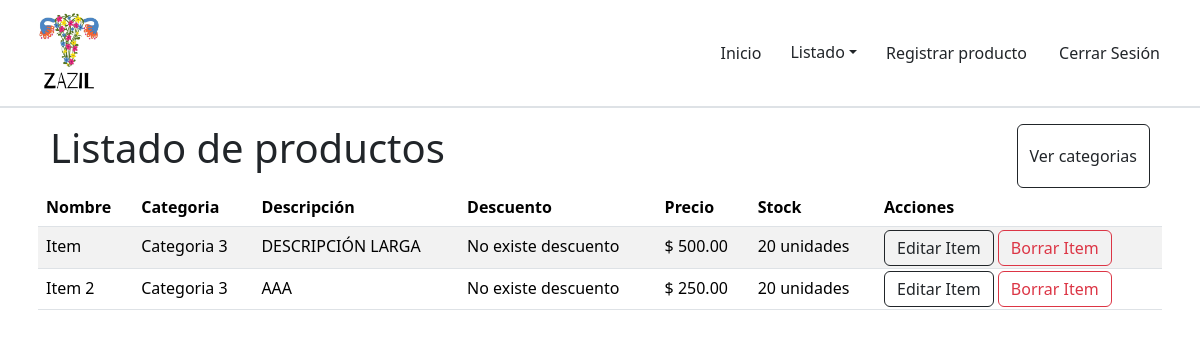
Page /productos/ (signed in) on the earlier database version.
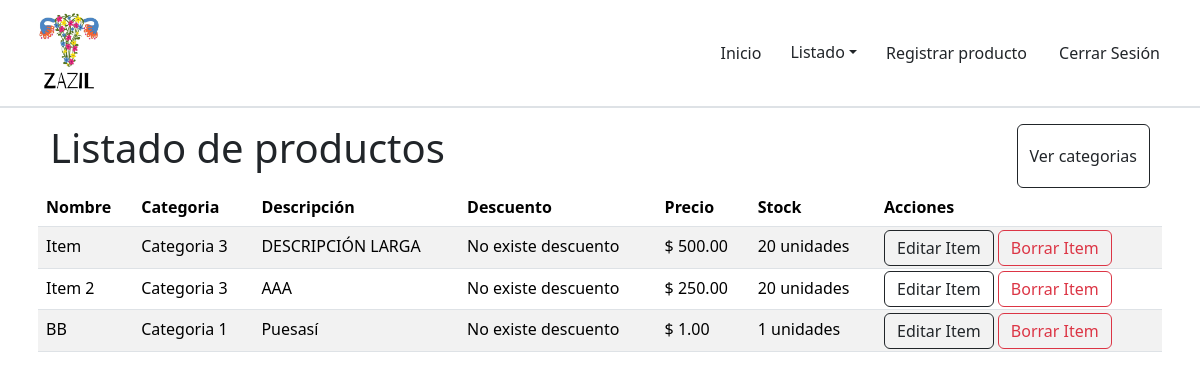
Same page on the later database version.
### base/models.py (models this page shows, shortened)
class Item(models.Model):
    nombre = models.CharField(max_length=255)
    stock = models.IntegerField()
    precio = models.FloatField()
    descuento = models.FloatField(null=True, blank=True)
    descripcion = models.TextField()
    categoria = models.ForeignKey('Categoria', on_delete=models.SET_NULL, null=True)
    imagen = models.ImageField(upload_to="items", null=True, blank=True)

class Categoria(models.Model):
    nombre = models.CharField(max_length=255)
    def __str__(self) -> str:
        return self.nombre

### base/views.py (the view)
# urls.py: path('productos/',views.productosView,name='productos'),
@login_required
def productosView(request):
    items = Item.objects.all()
    context = {
        'items': Item.objects.all(),
        'categorias':Categoria.objects.all()
    }
    return render(request,'productos.html',context)

### base/templates/productos.html (shortened to what this page needs)
{% extends 'base.html' %}
{% block content %}
<div class="container p-2 my-2">
  <div class="container d-flex justify-content-between">
    <p class="display-6">Listado de productos</p>
    <button type="button" data-bs-toggle="modal" data-bs-target="#menuCategoria" id="button-addon2" class="btn btn-outline-dark">Ver categorias</button>
  </div>
  <table class="table table-hover table-striped ">
    <thead>
      <tr>
        <th>Nombre</th>
        <th>Categoria</th>
        <th>Descripción</th>
        <th>Descuento</th>
        <th>Precio</th>
        <th>Stock</th>
        <th>Acciones</th>
      </tr>
    </thead>
    <tbody>
      {% for item in items %}
      <tr>
        <td>{{item.nombre}}</td>
        <td>{{item.categoria}}</td>
        <td>{{item.descripcion}}</td>
        {% if item.descuento %}
        <td>{{item.descuento}}%</td>
        {% else %}
        <td>No existe descuento</td>
        {% endif %}
        <td>$ {{item.precio|floatformat:2}}</td>
        <td>{{item.stock}} unidades</td>
        <td>
          <a href="{% url 'editarItem' item.id %}" style="display: inline;" class="btn btn-outline-dark">Editar Item</a>
          <a href="{% url 'borrarItem' item.id %}" style="display: inline;" class="btn btn-outline-danger">Borrar Item</a>
        </td>
      </tr>
      {% endfor %}
    </tbody>
  </table>
</div>
{% endblock %}

### base/templates/base.html (shortened to what this page needs)
{% load bootstrap5 %}
{% bootstrap_css %}
{% load static %}
<!DOCTYPE html>
<html lang="es">
<head>
</head>
<body>
    <nav class="navbar p-2 ps-4 pe-4 sticky-top border-bottom border-2" style="background-color: white;">
        <a href="/"><img style="height: 90px;" src="{% static 'images/logo.jpg' %}" alt="ZAZIL"></a>
        <ul class="nav">
            <li class="nav-item">
                <a class="nav-link text-dark" href="/">Inicio</a>
            </li>
            <li class="nav-item">
                <div class="btn-group">
                    <button type="button" class="btn dropdown-toggle" data-bs-toggle="dropdown">Listado</button>
                </div>
            </li>
            <li class="nav-item">
                <a class="nav-link text-dark" href="{%url 'itemRegistro'%}">Registrar producto</a>
            </li>
            <li class="nav-item">
                <a class="nav-link text-dark" href="{%url 'logout'%}">Cerrar Sesión</a>
            </li>
        </ul>
    </nav>
    {% block content %}
    {% endblock %}
</body>
</html>

Differences in the rows shown:
added Item: nombre "BB", categoria "Categoria 1", descripcion "Puesasí", descuento "No existe descuento", precio "1.00", stock "1"
